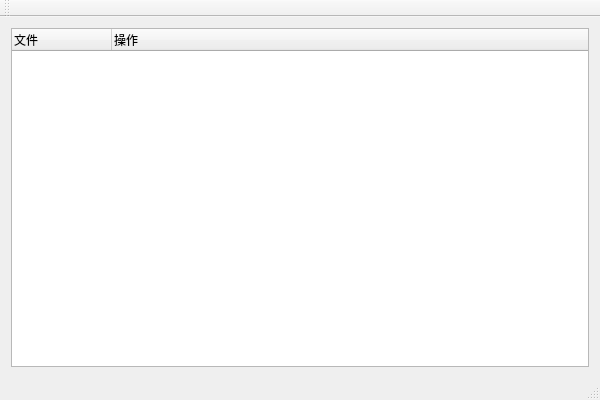
<?xml version="1.0" encoding="UTF-8"?>
<ui version="4.0">
 <class>Test13_8AClass</class>
 <widget class="QMainWindow" name="Test13_8AClass">
  <property name="geometry">
   <rect>
    <x>0</x>
    <y>0</y>
    <width>600</width>
    <height>400</height>
   </rect>
  </property>
  <property name="windowTitle">
   <string>Test13_8A</string>
  </property>
  <widget class="QWidget" name="centralWidget">
   <layout class="QVBoxLayout" name="verticalLayout">
    <item>
     <widget class="QTreeWidget" name="treeWidget">
      <column>
       <property name="text">
        <string>文件</string>
       </property>
      </column>
      <column>
       <property name="text">
        <string>操作</string>
       </property>
      </column>
     </widget>
    </item>
   </layout>
  </widget>
  <widget class="QMenuBar" name="menuBar">
   <property name="geometry">
    <rect>
     <x>0</x>
     <y>0</y>
     <width>600</width>
     <height>23</height>
    </rect>
   </property>
  </widget>
  <widget class="QToolBar" name="mainToolBar">
   <attribute name="toolBarArea">
    <enum>TopToolBarArea</enum>
   </attribute>
   <attribute name="toolBarBreak">
    <bool>false</bool>
   </attribute>
  </widget>
  <widget class="QStatusBar" name="statusBar"/>
 </widget>
 <layoutdefault spacing="6" margin="11"/>
 <resources>
  <include location="Test13_8A.qrc"/>
 </resources>
 <connections/>
</ui>
